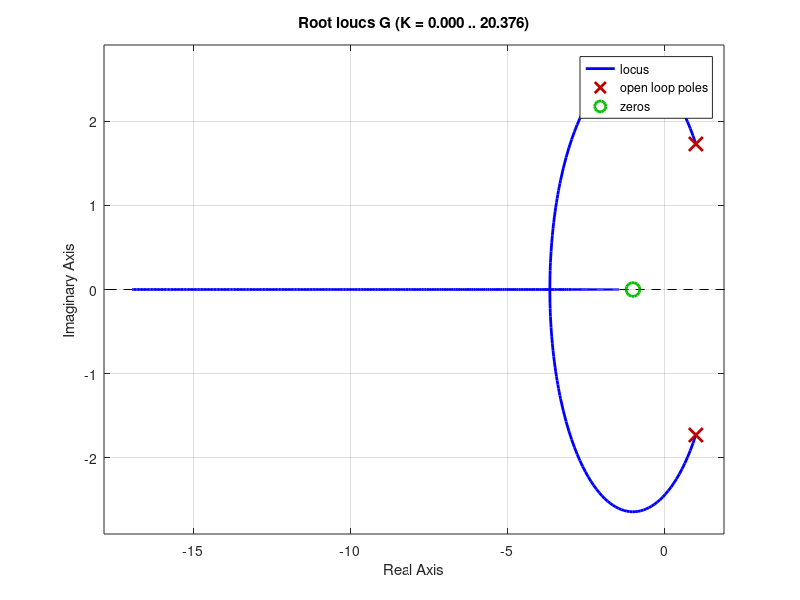
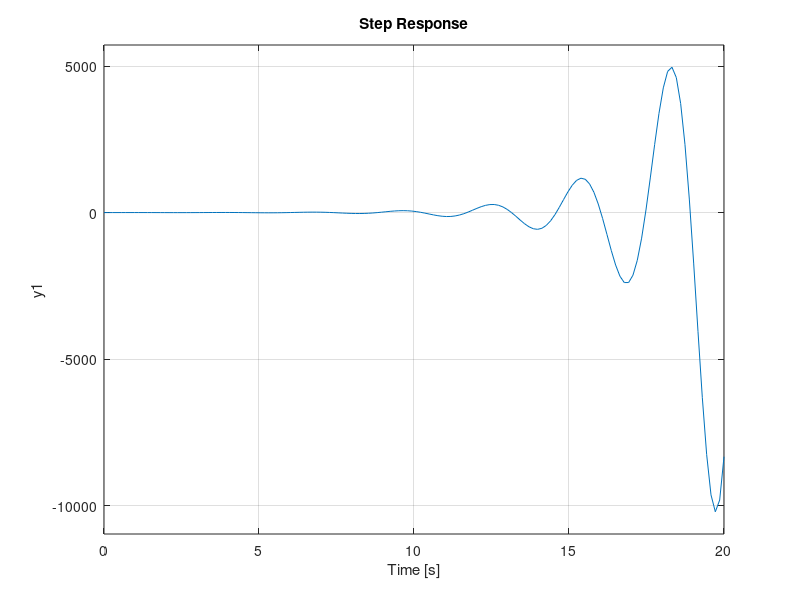
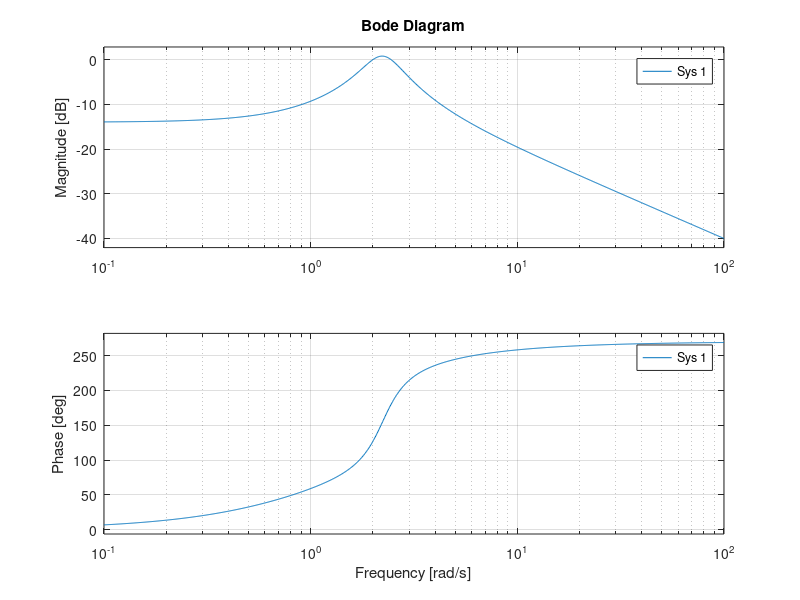
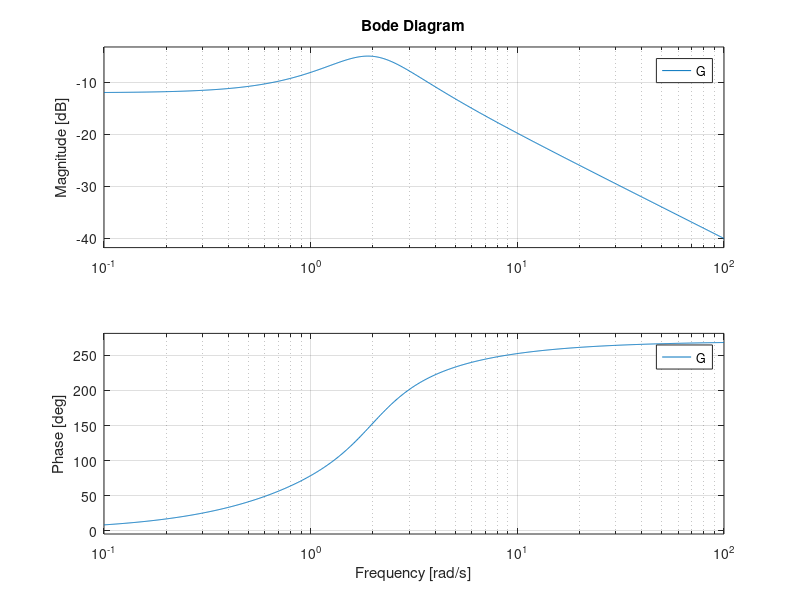

MATLAB code for these plots, in order:
s = tf('s');
G = (s + 1) / (s^2 - 2 * s + 4);
rlocus(G);
print('../../Figure/Q1/Q1_a/rlocus.png','-dpng','-r400');
step(feedback(G, 1));
print('../../Figure/Q1/Q1_a/feedback_step.png','-dpng','-r400');
bode(feedback(G, 1));
print('../../Figure/Q1/Q1_a/feedback_bode.png','-dpng','-r400');
bode(G);
print('../../Figure/Q1/Q1_a/openloop_bode.png','-dpng','-r400');
s_function = 1 / (1 + G);
bode(s_function);
print('../../Figure/Q1/Q1_a/s_bode.png','-dpng','-r400');
t_function = G / (1 + G);
bode(t_function);
print('../../Figure/Q1/Q1_a/t_bode.png','-dpng','-r400');